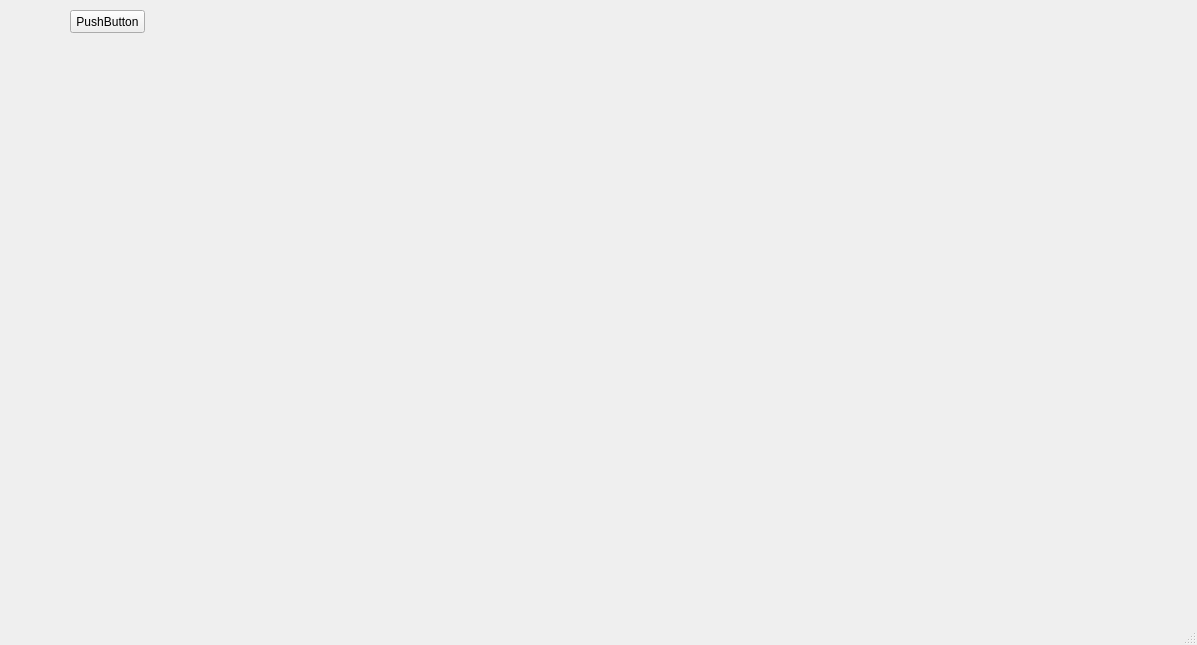
<?xml version="1.0" encoding="UTF-8"?>
<ui version="4.0">
 <class>MainWindow</class>
 <widget class="QMainWindow" name="MainWindow">
  <property name="geometry">
   <rect>
    <x>0</x>
    <y>0</y>
    <width>1197</width>
    <height>645</height>
   </rect>
  </property>
  <property name="windowTitle">
   <string>MainWindow</string>
  </property>
  <widget class="QWidget" name="centralwidget">
   <widget class="QWidget" name="formLayoutWidget">
    <property name="geometry">
     <rect>
      <x>10</x>
      <y>40</y>
      <width>1181</width>
      <height>541</height>
     </rect>
    </property>
    <layout class="QFormLayout" name="formLayout"/>
   </widget>
   <widget class="QPushButton" name="pushButton">
    <property name="geometry">
     <rect>
      <x>70</x>
      <y>10</y>
      <width>75</width>
      <height>23</height>
     </rect>
    </property>
    <property name="text">
     <string>PushButton</string>
    </property>
   </widget>
  </widget>
  <widget class="QMenuBar" name="menubar">
   <property name="geometry">
    <rect>
     <x>0</x>
     <y>0</y>
     <width>1197</width>
     <height>23</height>
    </rect>
   </property>
  </widget>
  <widget class="QStatusBar" name="statusbar"/>
 </widget>
 <resources/>
 <connections/>
</ui>
